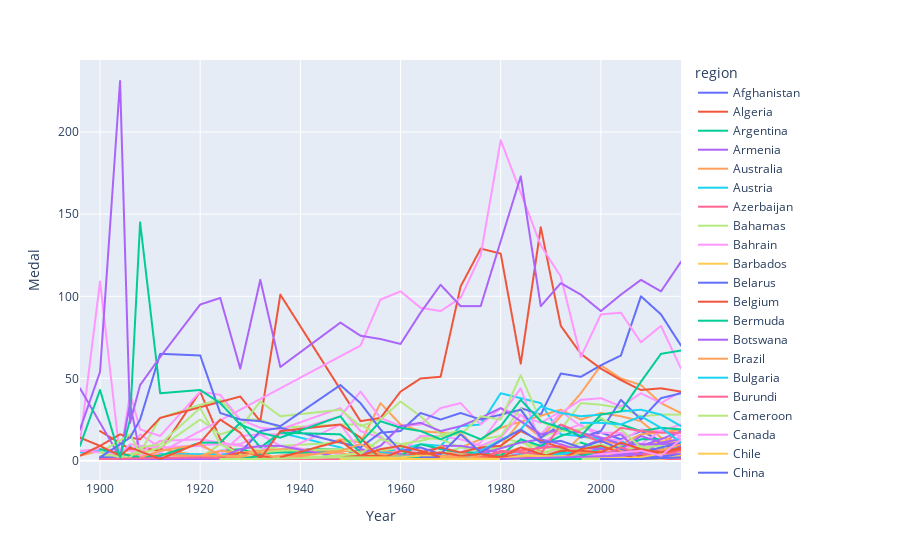

The cell this chart's notebook holds for it:
### Code cell
country_df = cw_df.groupby(["region",'Year'])['Medal'].count().reset_index()

px.line(country_df,x='Year',y='Medal',color='region')
# country_df/
